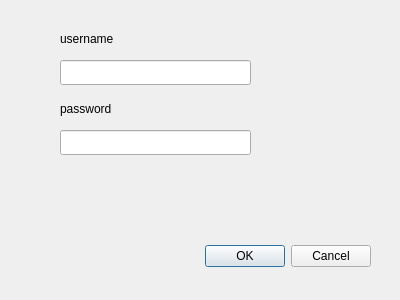
<?xml version="1.0" encoding="UTF-8"?>
<ui version="4.0">
 <class>registerDialog</class>
 <widget class="QDialog" name="registerDialog">
  <property name="geometry">
   <rect>
    <x>0</x>
    <y>0</y>
    <width>400</width>
    <height>300</height>
   </rect>
  </property>
  <property name="windowTitle">
   <string>Dialog</string>
  </property>
  <widget class="QDialogButtonBox" name="buttonBox">
   <property name="geometry">
    <rect>
     <x>30</x>
     <y>240</y>
     <width>341</width>
     <height>32</height>
    </rect>
   </property>
   <property name="orientation">
    <enum>Qt::Horizontal</enum>
   </property>
   <property name="standardButtons">
    <set>QDialogButtonBox::Cancel|QDialogButtonBox::Ok</set>
   </property>
  </widget>
  <widget class="QLabel" name="label">
   <property name="geometry">
    <rect>
     <x>60</x>
     <y>30</y>
     <width>67</width>
     <height>17</height>
    </rect>
   </property>
   <property name="frameShadow">
    <enum>QFrame::Plain</enum>
   </property>
   <property name="text">
    <string>username</string>
   </property>
  </widget>
  <widget class="QLineEdit" name="lineEdit">
   <property name="geometry">
    <rect>
     <x>60</x>
     <y>60</y>
     <width>191</width>
     <height>25</height>
    </rect>
   </property>
  </widget>
  <widget class="QLabel" name="label_2">
   <property name="geometry">
    <rect>
     <x>60</x>
     <y>100</y>
     <width>67</width>
     <height>17</height>
    </rect>
   </property>
   <property name="text">
    <string>password</string>
   </property>
  </widget>
  <widget class="QLineEdit" name="lineEdit_2">
   <property name="geometry">
    <rect>
     <x>60</x>
     <y>130</y>
     <width>191</width>
     <height>25</height>
    </rect>
   </property>
   <property name="echoMode">
    <enum>QLineEdit::Password</enum>
   </property>
  </widget>
 </widget>
 <resources/>
 <connections>
  <connection>
   <sender>buttonBox</sender>
   <signal>accepted()</signal>
   <receiver>registerDialog</receiver>
   <slot>accept()</slot>
   <hints>
    <hint type="sourcelabel">
     <x>248</x>
     <y>254</y>
    </hint>
    <hint type="destinationlabel">
     <x>157</x>
     <y>274</y>
    </hint>
   </hints>
  </connection>
  <connection>
   <sender>buttonBox</sender>
   <signal>rejected()</signal>
   <receiver>registerDialog</receiver>
   <slot>reject()</slot>
   <hints>
    <hint type="sourcelabel">
     <x>316</x>
     <y>260</y>
    </hint>
    <hint type="destinationlabel">
     <x>286</x>
     <y>274</y>
    </hint>
   </hints>
  </connection>
 </connections>
</ui>
